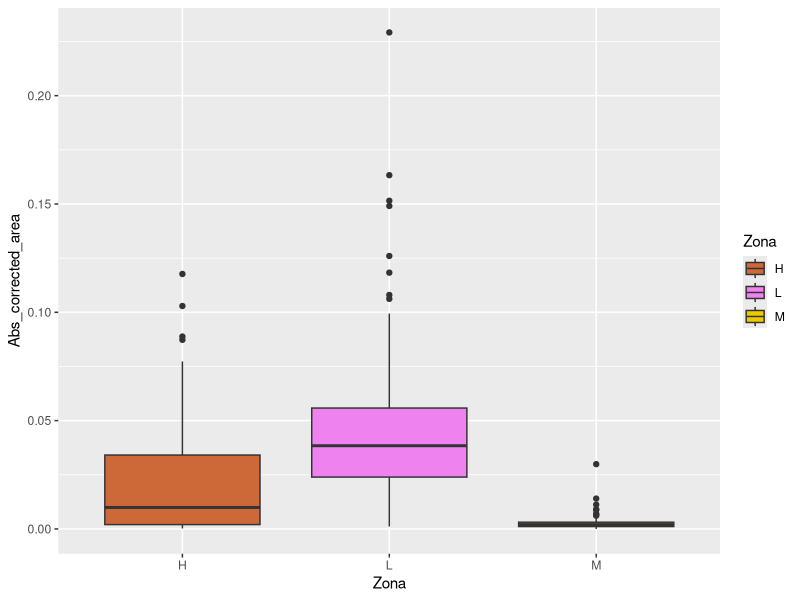
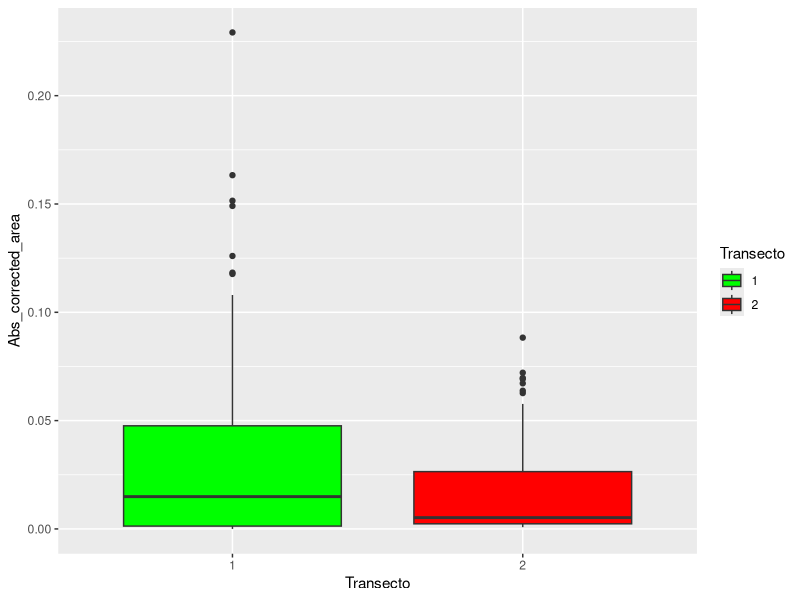
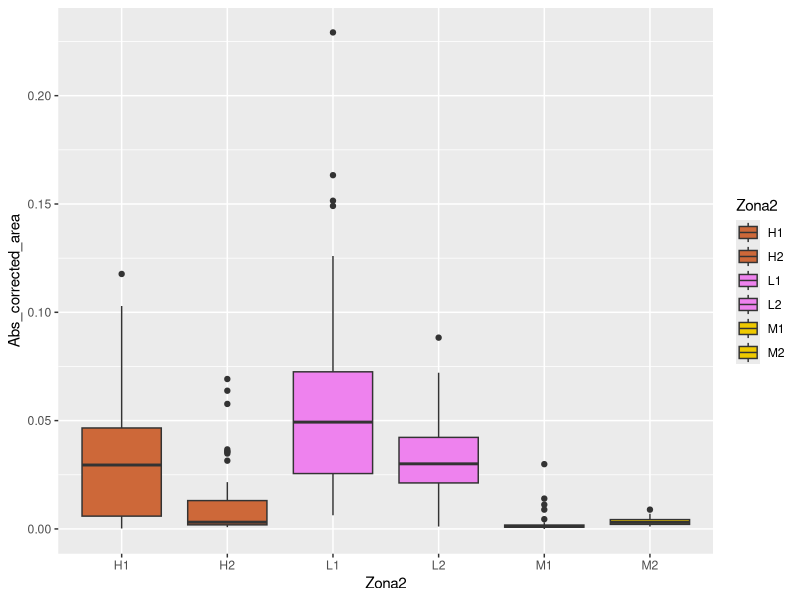
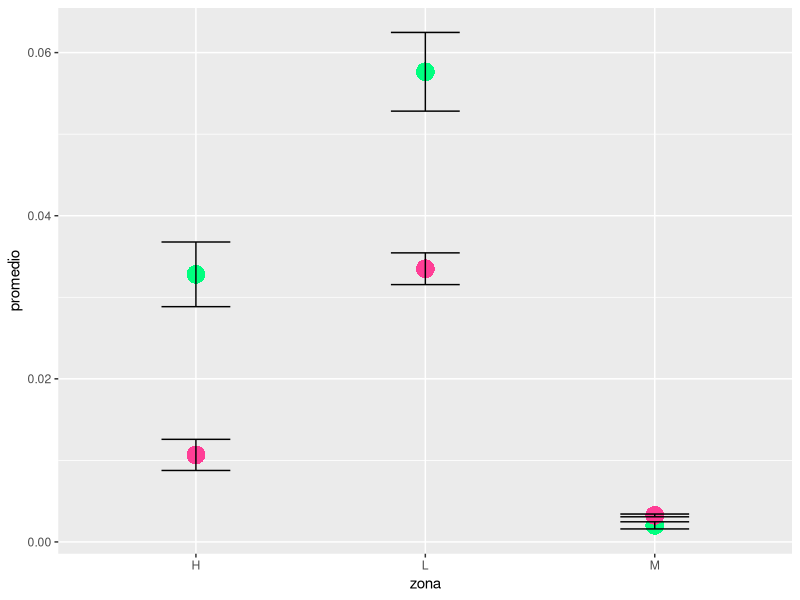
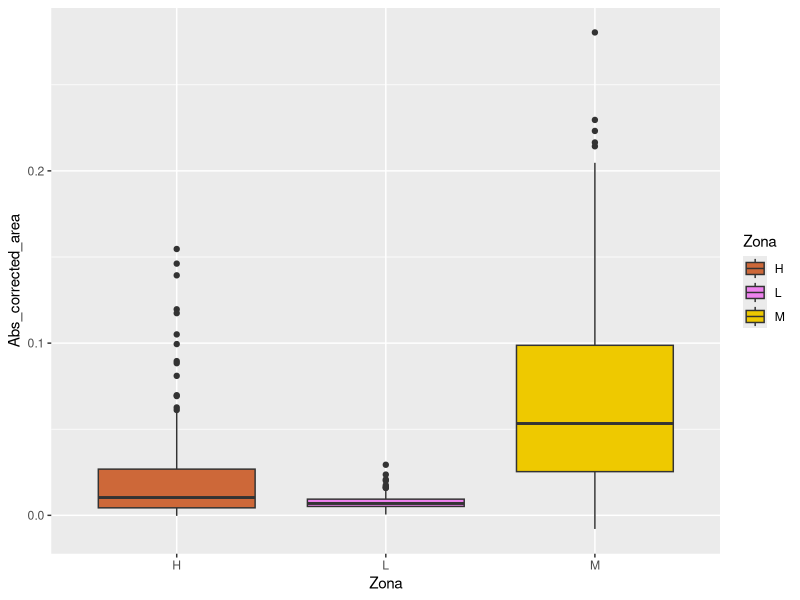
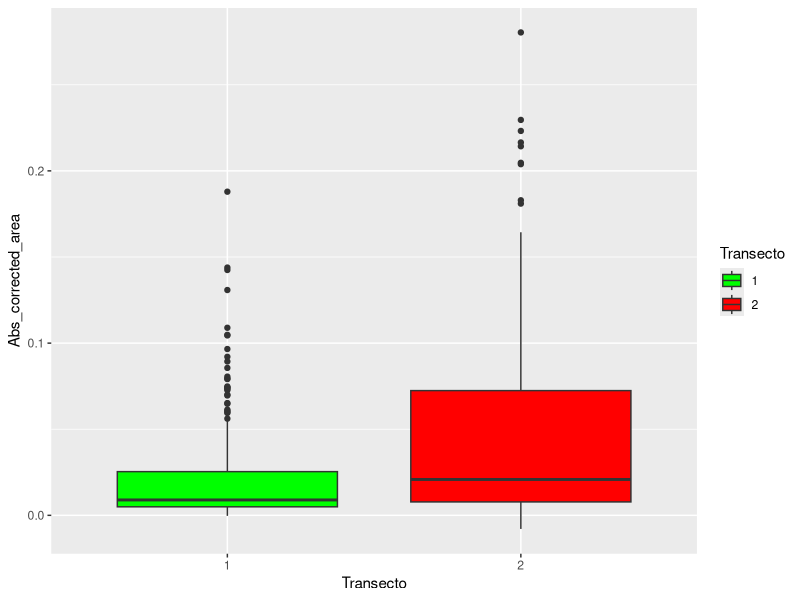
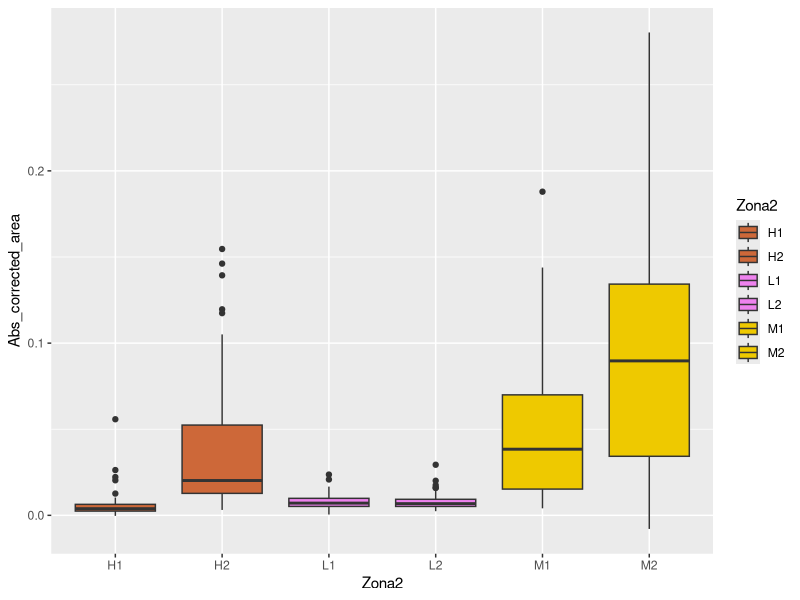
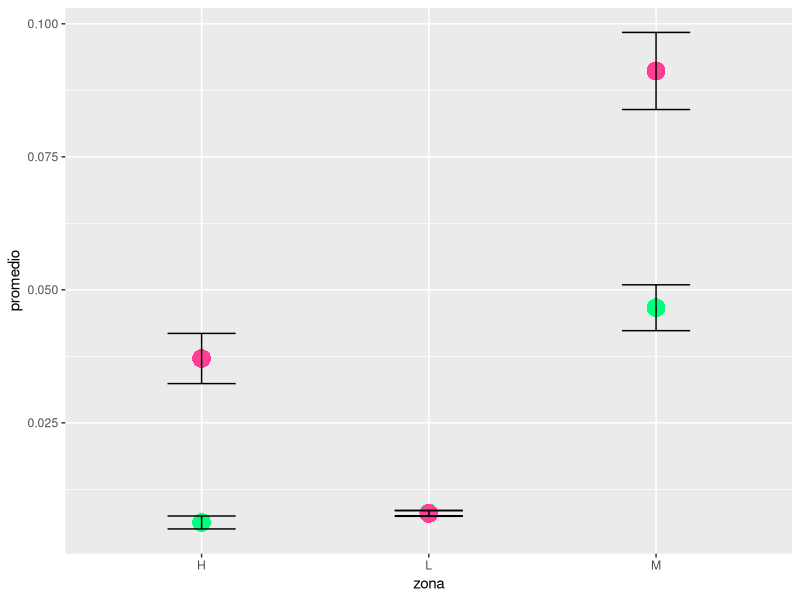

These charts were generated, in order, by the following R code:

setwd("~/Desktop/UGR/absorbancias")
list.files()
library(ggplot2)
library(multcomp)


# antocianinas
anthos <- read.table("anthos_erysimum.txt", header=TRUE)
anthos$Transecto <- as.factor(anthos$Transecto)
anthos$Zona <- as.factor(anthos$Zona)  # L, M, H
anthos$Zona2 <- as.factor(anthos$Zona2) # L1, L2, H1, H2, M1, M2


aov_ant <- aov(Abs_corrected_area ~ Transecto*Zona, data = anthos)
summary(aov_ant)
#              Df  Sum Sq Mean Sq F value   Pr(>F)    
# Transecto        1 0.02017 0.02017   43.28 1.45e-10 ***
# Zona             2 0.13689 0.06845  146.91  < 2e-16 ***
# Transecto:Zona   2 0.01467 0.00734   15.74 2.58e-07 ***
# Residuals      410 0.19102 0.00047

aov_ant_tukey <- glht(aov_ant, linfct=mcp(Zona="Tukey"))
summary(aov_ant_tukey) # las 3 comparaciones salen significativas
cld(aov_ant_tukey)
#  H   L   M 
# "b" "c" "a" 

plot_zones <- ggplot(anthos, aes(x=Zona, y=Abs_corrected_area))
plot_zones <- plot_zones + geom_boxplot(aes(fill = Zona)) + 
              scale_fill_manual(values=c("sienna3", "violet", "gold2"))
plot_zones

plot_transectos <- ggplot(anthos, aes(x=Transecto, y=Abs_corrected_area))
plot_transectos <- plot_transectos + geom_boxplot(aes(fill = Transecto)) + 
                   scale_fill_manual(values=c("green", "red"))
plot_transectos




aov_ant2 <- aov(Abs_corrected_area ~ Zona2, data = anthos)
summary(aov_ant2)
#              Df Sum Sq Mean Sq F value Pr(>F)    
# Zona2         5 0.1717 0.03435   73.72 <2e-16 ***
# Residuals   410 0.1910 0.00047

aov_ant_tukey2 <- glht(aov_ant2, linfct=mcp(Zona2="Tukey"))
summary(aov_ant_tukey2) # 
cld(aov_ant_tukey2)
#  H1  H2  L1  L2  M1  M2 
# "b" "a" "c" "b" "a" "a"
# hay prevalencia de amarillos en la H2, por eso se agrupan con M1 y M2
# y lo contrario sucede con H1, por eso se agrupa con L2
# L1 parece ser la zona donde las flores acumulan mayor cantidad de antocianinas

 

plot_zones2 <- ggplot(anthos, aes(x=Zona2, y=Abs_corrected_area))
plot_zones2 <- plot_zones2 + geom_boxplot(aes(fill = Zona2)) + 
               scale_fill_manual(values=c("sienna3", "sienna3", "violet", "violet", "gold2", "gold2"))
plot_zones2


anthos_average <- read.table("anthos_average.txt", header=TRUE)
anthos_average

plot_average <- ggplot(anthos_average, aes(x=zona, y=promedio))
plot_average <- plot_average + geom_point(shape=16, size=6, color=c("springgreen", "springgreen", "springgreen", "violetred1", "violetred1", "violetred1")) +
                geom_errorbar(aes(ymin=promedio-se, ymax=promedio+se), 
                              width=.3, position=position_dodge(0.05)) 
plot_average
                       





# carotenoides
carot <- read.table("carot_erysimum.txt", header=TRUE)
carot$Transecto <- as.factor(carot$Transecto)
carot$Zona <- as.factor(carot$Zona)  # L, M, H
carot$Zona2 <- as.factor(carot$Zona2) # L1, L2, H1, H2, M1, M2


aov_car <- aov(Abs_corrected_area ~ Transecto*Zona, data = carot)
summary(aov_car)
#                 Df  Sum Sq Mean Sq F value   Pr(>F)    
# Transecto        1 0.0658 0.06582   50.41 5.56e-12 ***
# Zona             2 0.3015 0.15074  115.45  < 2e-16 ***
# Transecto:Zona   2 0.0383 0.01914   14.66 7.08e-07 ***
# Residuals      409 0.5340 0.00131

aov_car_tukey <- glht(aov_car, linfct=mcp(Zona="Tukey"))
summary(aov_car_tukey) # las 3 comparaciones salen significativas
cld(aov_car_tukey)
#  H   L   M 
# "a" "a" "b" 

plot_zones <- ggplot(carot, aes(x=Zona, y=Abs_corrected_area))
plot_zones <- plot_zones + geom_boxplot(aes(fill = Zona)) + 
              scale_fill_manual(values=c("sienna3", "violet", "gold2"))
plot_zones

plot_transectos <- ggplot(carot, aes(x=Transecto, y=Abs_corrected_area))
plot_transectos <- plot_transectos + geom_boxplot(aes(fill = Transecto)) + 
                   scale_fill_manual(values=c("green", "red"))
plot_transectos


aov_car2 <- aov(Abs_corrected_area ~ Zona2, data = carot)
summary(aov_car2)
#              Df Sum Sq Mean Sq F value Pr(>F)    
# Zona2         5 0.4056 0.08111   62.13 <2e-16 ***
# Residuals   409 0.5340 0.00131

aov_car_tukey2 <- glht(aov_car2, linfct=mcp(Zona2="Tukey"))
summary(aov_car_tukey2) # 
cld(aov_car_tukey2)
#  H1  H2  L1  L2  M1  M2 
# "a" "b" "a" "a" "b" "c"
# hay prevalencia de amarillos en la H2, por eso se agrupa con M1
# y lo contrario sucede con H1, por eso se agrupa con L1 y L2
# M2 parece ser la zona donde las flores acumulan mayor cantidad de carotenoides
# existe una fuerte influencia del transecto



plot_zones2 <- ggplot(carot, aes(x=Zona2, y=Abs_corrected_area))
plot_zones2 <- plot_zones2 + geom_boxplot(aes(fill = Zona2)) + 
               scale_fill_manual(values=c("sienna3", "sienna3", "violet", "violet", "gold2", "gold2"))
plot_zones2


carot_average <- read.table("carot_average.txt", header=TRUE)
carot_average

plot_average <- ggplot(carot_average, aes(x=zona, y=promedio))
plot_average <- plot_average + geom_point(shape=16, size=6, color=c("springgreen", "springgreen", "springgreen", "violetred1", "violetred1", "violetred1")) +
                geom_errorbar(aes(ymin=promedio-se, ymax=promedio+se), 
                width=.3, position=position_dodge(0.05)) 
plot_average
